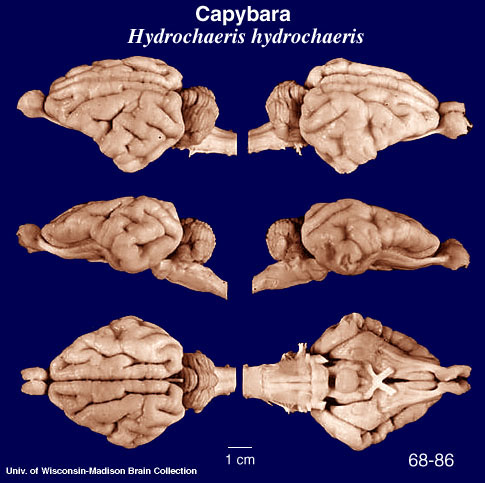
#> input picture whole_brain.jpg, 485 x 483 px
$ python measure_scale_in_pixels.py whole_brain.jpg out.png 100
#> lines starting #> are read from the running program, lines starting #| are printed output that depends on the picture; after the words box and inside, x2 and y2 are one past the last pixel; in counts of white or black regions, pixels touching at a corner belong together
# Import necessary libraries
import cv2
import numpy as np
import sys

# Function to find the longest line in an image
def find_longest_line(image_path, output_image_path, apertureSize):
    # Load the image in grayscale
#> called with image_path = 'whole_brain.jpg', output_image_path = 'out.png', apertureSize = 100
    img_gray = cv2.imread(image_path, cv2.IMREAD_GRAYSCALE)
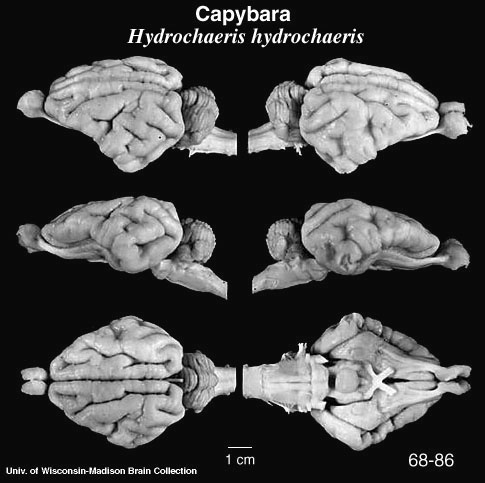
#> img_gray: shape (483, 485); min 0, max 255, mean 67.2

    # Check if the image loading was successful
    if img_gray is None:
        print(f"Failed to load image at {image_path}", file=sys.stderr)
        return 0

    # Invert the image if the average pixel value is high
    if np.mean(img_gray) > 127:
        img_gray = cv2.bitwise_not(img_gray)

    # Apply Canny edge detection to detect edges
    edges = cv2.Canny(img_gray, 50, 100, apertureSize)
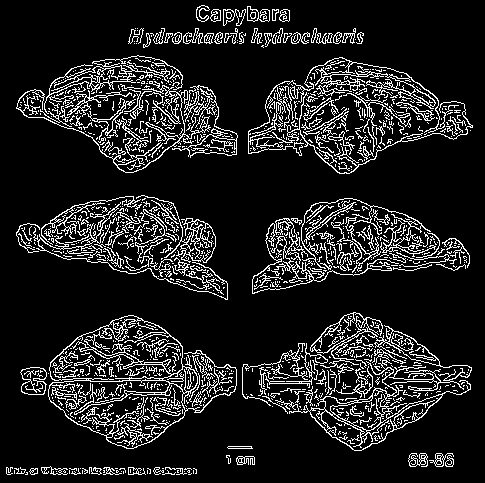
#> edges: shape (483, 485); 12.8% white in thin lines or dots

    # Apply dilation only in the y-direction to enhance vertical features
    kernel = np.array([[0, 1, 0]] * 3, np.uint8)
    edges = cv2.dilate(edges, kernel, iterations=10)
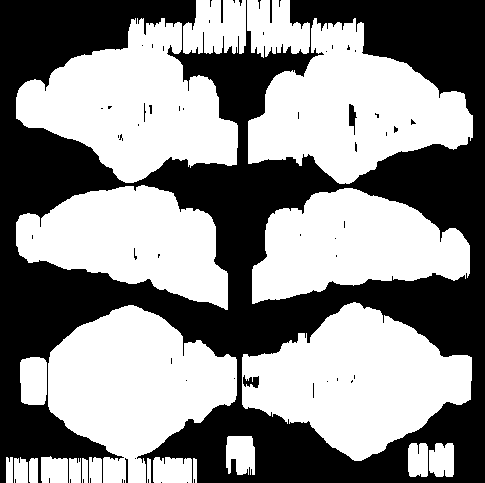
#> edges: shape (483, 485); 55% white; 62 black regions (54 under 20 px)

    # Find contours in the edge-detected image
    contours, _ = cv2.findContours(edges, cv2.RETR_EXTERNAL, cv2.CHAIN_APPROX_SIMPLE)
#> contours = 22 contours; largest, box (x1, y1, x2, y2) and area: (242, 302, 472, 461) 21548, (248, 18, 473, 184) 20630, (16, 18, 238, 183) 20442, (48, 305, 237, 483) 20208, (252, 188, 470, 304) 16126

    # Check if any contours were detected
    if not contours:
        print("No edges were detected in the image.", file=sys.stderr)
        return 0

    # Find the contour with the longest horizontal span
    largest_contour = max(contours, key=lambda contour: max(point[0][0] for point in contour) - min(point[0][0] for point in contour))
#> largest_contour = contour of 305 points, box (x1, y1, x2, y2) (242, 302, 472, 461), area 21548

    # Compute the convex hull of the largest contour
    hull = cv2.convexHull(largest_contour)
#> hull = contour of 18 points, box (x1, y1, x2, y2) (242, 302, 472, 461), area 24090

    # Find the longest horizontal distance
    max_distance = 0
    max_points = None

    # Organize points by their y-coordinate for easier analysis
    y_values = {}
    for point in hull:
        x, y = point[0]
        y_values.setdefault(y, []).append(x)
#> this loop made 18 passes
#> (x, y) on passes 1 to 12: (355, 302), (359, 303), (379, 310), (471, 357), (471, 380), (470, 399), (465, 402), (383, 450), (377, 453), (361, 460), (354, 460), (245, 408)
#> after the loop, y_values = 15 items

    # Iterate through y-coordinates and find the longest span
    for y, x_values in y_values.items():
        min_x = min(x_values)
        max_x = max(x_values)
        distance = max_x - min_x
        if distance > max_distance:
            max_distance = distance
            max_points = ((min_x, y), (max_x, y))
#> this loop made 15 passes
#> (y, x_values, min_x, max_x, distance, max_distance, max_points) on passes 1, 4: (302, [355, 353], 353, 355, 2, 2, ((353, 302), (355, 302))), (357, [471, 242], 242, 471, 229, 229, ((242, 357), (471, 357)))
#> (y, x_values, min_x, max_x, distance) on passes 2, 3, 5, 6, 7, 8: (303, [359], 359, 359, 0), (310, [379], 379, 379, 0), (380, [471], 471, 471, 0), (399, [470], 470, 470, 0), (402, [465], 465, 465, 0), (450, [383], 383, 383, 0)
#> after the loop, max_distance = 229

    # Load the original image
    img = cv2.imread(image_path)
#> img is the input picture: shape (483, 485, 3); mean B, G, R 98.6, 57.9, 74.3

    if max_points is not None:
        # Draw the longest line on the image
        cv2.line(img, max_points[0], max_points[1], (0, 0, 255), 2)
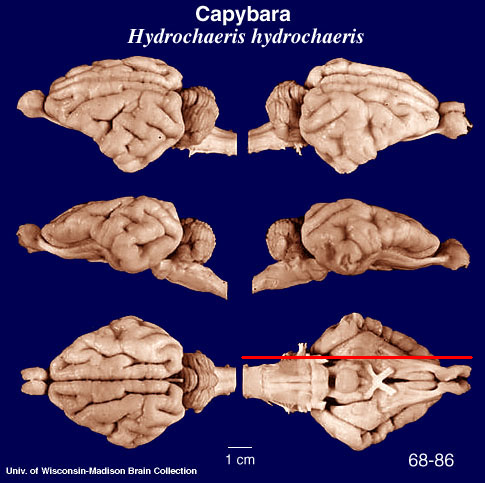
#> img: shape (483, 485, 3); 0.3% of pixels changed, all inside (x1, y1, x2, y2) = (241, 356, 473, 359)
    else:
        print("No horizontal line found in the image.", file=sys.stderr)

    # Save the image with the drawn line
    cv2.imwrite(output_image_path, img)

    return max_distance  # Return the length of the longest line

# Main function to handle command-line arguments
if __name__ == "__main__":
    if len(sys.argv) < 3:
        print("Usage: python measure_scale_in_pixels.py <scale_image_path> <output_image_path> [apertureSize]")
        sys.exit(1)

    # Get command-line arguments
    image_path = sys.argv[1]
    output_image_path = sys.argv[2]
    apertureSize = int(sys.argv[3]) if len(sys.argv) > 3 else 3

    # Call the function to find the longest line and measure its length
    distance = find_longest_line(image_path, output_image_path, apertureSize)
#> distance = 229

    # Print the measured length of the longest line
    print(f"The scale has a length of {distance} pixels.")
#| The scale has a length of 229 pixels.
